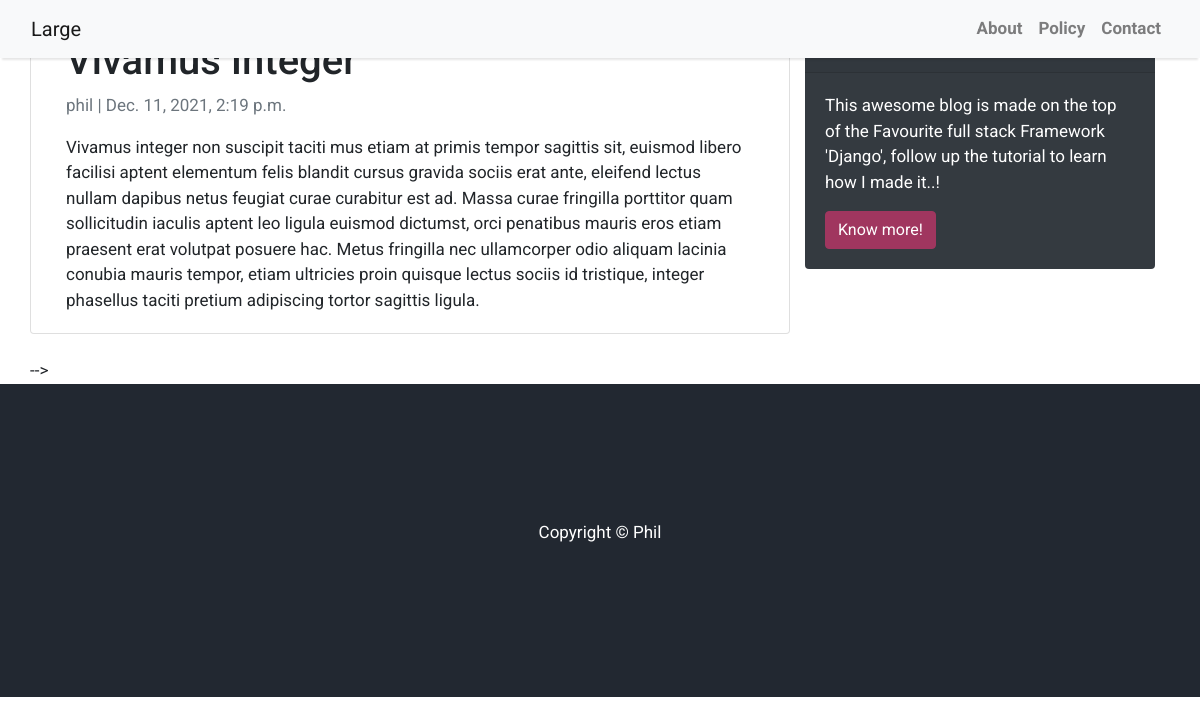
The page /vivamus-integer/ on the database its author committed.
### myblog/models.py (models this page shows, shortened)
class Post(models.Model):
    title = models.CharField(max_length=255, unique=True)
    slug = models.SlugField(max_length=255, unique=True)
    content = models.TextField()
    created_on = models.DateTimeField(auto_now_add=True)
    updated_on = models.DateTimeField(auto_now=True)
    author = models.ForeignKey(User, on_delete=models.PROTECT)
    tags = models.ManyToManyField(Tag, blank=True)
    status = models.IntegerField(choices=STATUS, default=0)
    class Meta:
        ordering = ['-created_on']

### myblog/views.py (the view)
# urls.py: path('<slug:slug>/', views.PostDetail.as_view(), name='post_detail'),
class PostDetail(generic.DetailView): # Render specific post via Detail_View
    model = Post
    template_name = 'myblog/post_detail.html'

### myblog/templates/myblog/post_detail.html
{% extends 'myblog/base.html' %}
{% block content %}
<div class="container">
  <div class="row">
    <div class="col-md-8 card mb-4 mt-3 left top">
      <div class="card-body">
        <h1>{% block title %} {{ object.title }} {% endblock title %}</h1>
        <p class="text-muted">{{ post.author }} | {{ post.created_on }}</p>
        <p class="card-text">{{ object.content | safe }}</p>
      </div>
    </div>
  </div>
</div>
{% endblock content %}

### myblog/templates/myblog/base.html (shortened to what this page needs)
{% load static %}
<!DOCTYPE html>
<html>
  <head>
    <link
      rel="stylesheet"
      href="https://maxcdn.bootstrapcdn.com/bootstrap/4.0.0/css/bootstrap.min.css"
    />
    <link href="{% static 'myblog/style.css' %}" rel="stylesheet" />
  </head>
  <body>
    <nav
      class="navbar navbar-expand-lg navbar-light bg-light shadow fixed-top"
      id="mainNav"
    >
      <div class="container-fluid">
        <a class="navbar-brand" href="{% url 'myblog:index' %}">Large</a>
        <div class="collapse navbar-collapse" id="navbarResponsive">
          <ul class="navbar-nav ml-auto">
            <li class="nav-item text-black">
              <a class="nav-link text-black font-weight-bold" href="#">About</a>
            </li>
            <li class="nav-item text-black">
              <a class="nav-link text-black font-weight-bold" href="#"
                >Policy</a
              >
            </li>
            <li class="nav-item text-black">
              <a class="nav-link text-black font-weight-bold" href="#"
                >Contact</a
              >
            </li>
          </ul>
        </div>
      </div>
    </nav>
    {% block content %}{% endblock content %}
    <footer>
      <div class="container">
        <p class="text-center">Copyright &copy; Phil</p>
      </div>
    </footer>
  </body>
</html>

### myblog/templates/myblog/sidebar.html (shortened to what this page needs)
{% block sidebar %}
<div class="col-md-4 float-right">
  <div class="bg-dark text-white rounded my-4">
    <h5 class="card-header">About Me</h5>
    <div class="card-body">
      <p class="card-text">
        This awesome blog is made on the top of the Favourite full stack
        Framework 'Django', follow up the tutorial to learn how I made it..!
      </p>
      <a href="#" class="btn btn-danger">Know more!</a>
    </div>
  </div>
</div>
{% endblock sidebar %}

### myblog/static/myblog/style.css (style rules this page uses)
body { font-family: "Roboto", sans-serif; font-size: 17px; background-color: #fff; }
.shadow { box-shadow: 0 4px 2px -2px rgba(0, 0, 0, 0.1); }
.btn-danger { color: rgb(255, 255, 255); background-color: #a0365f; border-color: #a0365f; }
footer { background: #222831; padding: 8em 0 8em 0; }
.container { width: 100%; padding-right: 15px; padding-left: 15px; margin-right: auto; margin-left: auto; }
.text-center { color: white; }

### rows shown on the page
Post: title "Vivamus Integer", author "phil", created_on "Dec. 11, 2021, 2:19 p.m.", content "Vivamus integer non suscipit taciti mus etiam at primis tempor sagittis sit, euismod libero facilisi aptent elementum felis blandit cursus gravida sociis erat ante, eleifend lectus nullam dapibus netus feugiat curae curabitur est ad. Massa curae fringilla porttitor quam sollicitudin iaculis aptent leo ligula euismod dictumst, orci penatibus mauris eros etiam praesent erat volutpat posuere hac. Metus fringilla nec ullamcorper odio aliquam lacinia conubia mauris tempor, etiam ultricies proin quisque lectus sociis id tristique, integer phasellus taciti pretium adipiscing tortor sagittis ligula."
